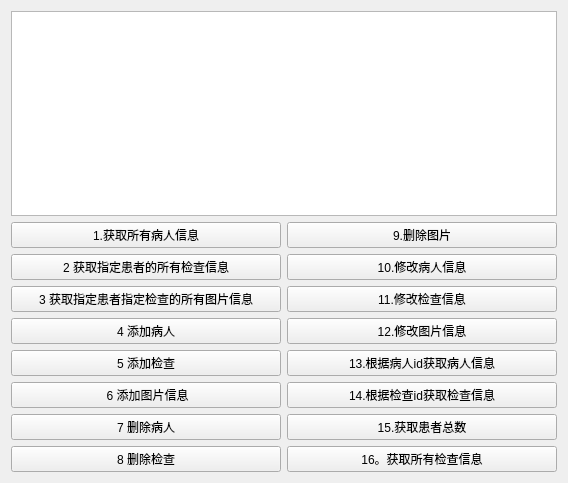
<?xml version="1.0" encoding="UTF-8"?>
<ui version="4.0">
 <class>MyWidget</class>
 <widget class="QWidget" name="MyWidget">
  <property name="geometry">
   <rect>
    <x>0</x>
    <y>0</y>
    <width>568</width>
    <height>483</height>
   </rect>
  </property>
  <property name="windowTitle">
   <string>Form</string>
  </property>
  <layout class="QVBoxLayout" name="verticalLayout">
   <item>
    <widget class="QTextBrowser" name="textBrowser"/>
   </item>
   <item>
    <layout class="QGridLayout" name="gridLayout">
     <item row="0" column="0">
      <widget class="QPushButton" name="pushButton">
       <property name="text">
        <string>1.获取所有病人信息</string>
       </property>
      </widget>
     </item>
     <item row="0" column="1">
      <widget class="QPushButton" name="pushButton_9">
       <property name="text">
        <string>9.删除图片</string>
       </property>
      </widget>
     </item>
     <item row="1" column="0">
      <widget class="QPushButton" name="pushButton_2">
       <property name="text">
        <string>2 获取指定患者的所有检查信息</string>
       </property>
      </widget>
     </item>
     <item row="1" column="1">
      <widget class="QPushButton" name="pushButton_10">
       <property name="text">
        <string>10.修改病人信息</string>
       </property>
      </widget>
     </item>
     <item row="2" column="0">
      <widget class="QPushButton" name="pushButton_3">
       <property name="text">
        <string>3 获取指定患者指定检查的所有图片信息</string>
       </property>
      </widget>
     </item>
     <item row="2" column="1">
      <widget class="QPushButton" name="pushButton_11">
       <property name="text">
        <string>11.修改检查信息</string>
       </property>
      </widget>
     </item>
     <item row="3" column="0">
      <widget class="QPushButton" name="pushButton_4">
       <property name="text">
        <string>4 添加病人</string>
       </property>
      </widget>
     </item>
     <item row="3" column="1">
      <widget class="QPushButton" name="pushButton_12">
       <property name="text">
        <string>12.修改图片信息</string>
       </property>
      </widget>
     </item>
     <item row="4" column="0">
      <widget class="QPushButton" name="pushButton_5">
       <property name="text">
        <string>5 添加检查</string>
       </property>
      </widget>
     </item>
     <item row="4" column="1">
      <widget class="QPushButton" name="pushButton_13">
       <property name="text">
        <string>13.根据病人id获取病人信息</string>
       </property>
      </widget>
     </item>
     <item row="5" column="0">
      <widget class="QPushButton" name="pushButton_6">
       <property name="text">
        <string> 6 添加图片信息</string>
       </property>
      </widget>
     </item>
     <item row="5" column="1">
      <widget class="QPushButton" name="pushButton_14">
       <property name="text">
        <string>14.根据检查id获取检查信息</string>
       </property>
      </widget>
     </item>
     <item row="6" column="0">
      <widget class="QPushButton" name="pushButton_7">
       <property name="text">
        <string>7 删除病人</string>
       </property>
      </widget>
     </item>
     <item row="6" column="1">
      <widget class="QPushButton" name="pushButton_15">
       <property name="text">
        <string>15.获取患者总数</string>
       </property>
      </widget>
     </item>
     <item row="7" column="0">
      <widget class="QPushButton" name="pushButton_8">
       <property name="text">
        <string>8 删除检查</string>
       </property>
      </widget>
     </item>
     <item row="7" column="1">
      <widget class="QPushButton" name="pushButton_16">
       <property name="text">
        <string>16。获取所有检查信息</string>
       </property>
      </widget>
     </item>
    </layout>
   </item>
  </layout>
 </widget>
 <resources/>
 <connections/>
</ui>
